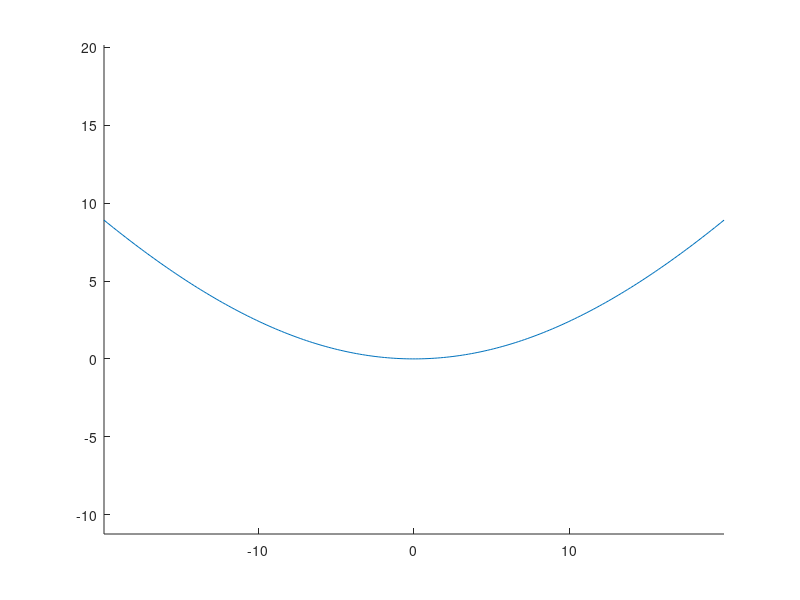

This figure's MATLAB source:
%% 1. 输入 CODE V 界面中的参数
Rx = 10.000;       % X 半径
Ry = 20.000;       % Y 半径
K  = -1.5;        % 二次曲面常数 (Conic)
A  = 0.000;        % 4阶系数
B  = 0.0000;        % 6阶系数
C  = 0.0000;        % 8阶系数
D  = 0.000;        % 10阶系数

% 定义计算和可视化的口径范围 (例如：-100 到 100)
aperture_radius = 19.9; 
% [X, Y] = meshgrid(linspace(-aperture_radius, aperture_radius, 200));
Y=linspace(-aperture_radius, aperture_radius, 200);
%% 2. 计算 Y-Z 平面的母线矢高 z0
cy = 1 / Ry;
% 计算基准二次曲线部分
z_conic = (cy .* Y.^2) ./ (1 + sqrt(1 - (1 + K) .* cy^2 .* Y.^2));
% 加上高阶非球面项
z0 = z_conic + A.*Y.^4 + B.*Y.^6 + C.*Y.^8 + D.*Y.^10;
hold on
plot(Y,z0)

axis equal
% ylim([-5 5])
